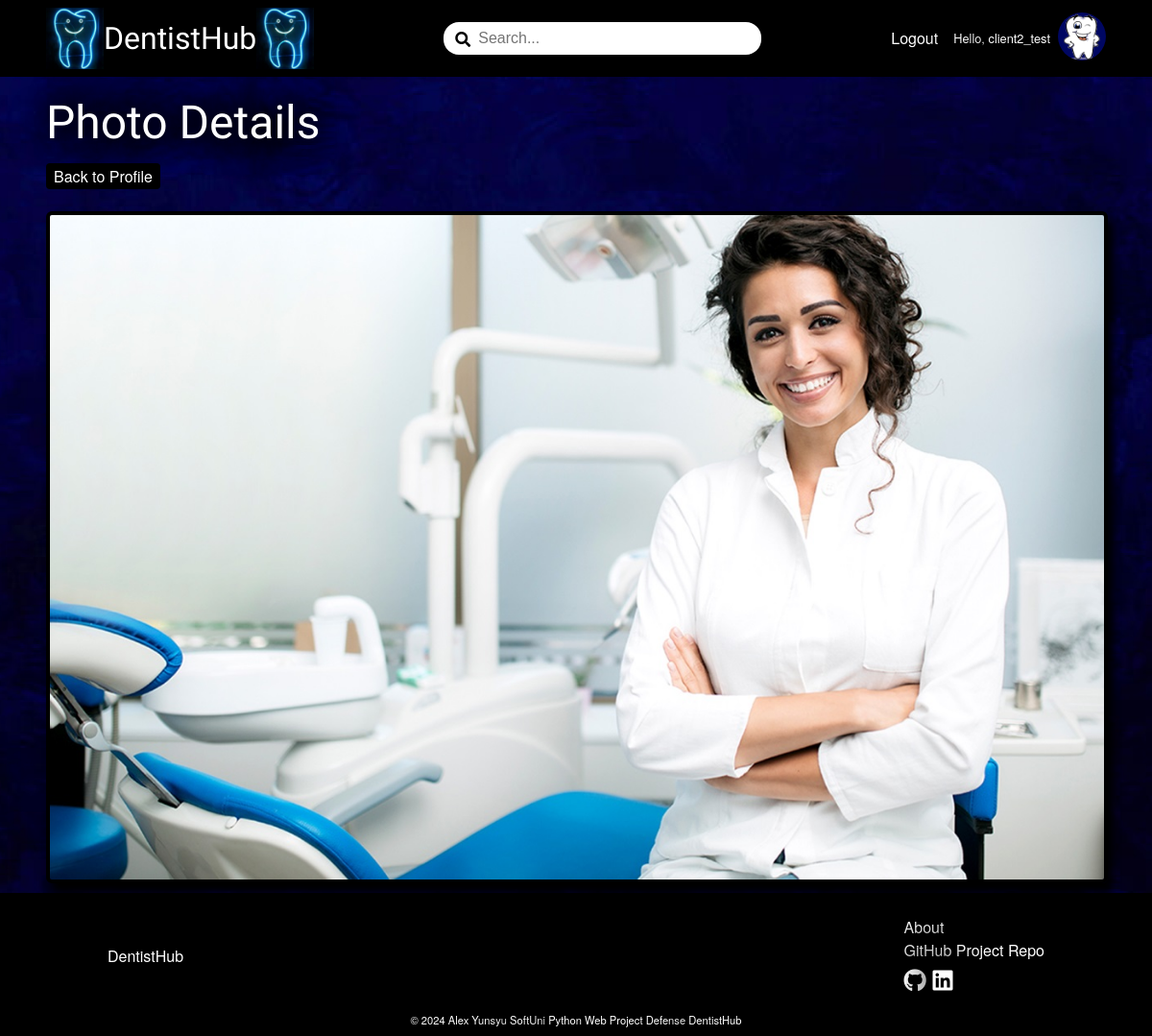
Screenshot of /dentistsoffice/desislava/pictures/3/details/ (signed in) with the database file from the repository.
### DentistBook/account/models.py (models this page shows)
class AppUser(AbstractUser):
    MAX_LENGTH_ROLE = 15
    ROLES = (
        ('Client', 'Client'),
        ('Dentistsoffice', 'Dentist'),
    )
    role = models.CharField(
        max_length=MAX_LENGTH_ROLE,
        choices=ROLES,
        blank=True
    )

### DentistBook/dentistsoffice/models.py (models this page shows, shortened)
class DentistsofficePicture(models.Model):
    class Meta:
        verbose_name_plural = 'Dentists office Pictures'
    dentistsoffice = models.ForeignKey(
        DentistsofficeProfile,
        on_delete=models.CASCADE
    )
    image = models.ImageField(
        upload_to=dentistsoffice_picture_upload_to,
        validators=(validate_dentistsoffice_picture_file_size,)
    )

### DentistBook/dentistsoffice/views.py (the view)
# urls.py: path('<int:pk>/details/', DentistsofficePictureDetailsView.as_view(), name='picture-details'),
class DentistsofficePictureDetailsView(views.DetailView):
    model = DentistsofficePicture
    template_name = 'pictures/picture-details.html'

### DentistBook/common/templatetags/custom_filters.py (called while the page is built)
@register.filter
def get_role(user):
    return user.role if user.is_authenticated else ''

### DentistBook/dentistsoffice/templates/pictures/picture-details.html (shortened to what this page needs)
{% extends 'base.html' %}
{% load static %}
{% block content %}
    <div class="wall-picture-container">
        <div class="main-container">
            <h1>Photo Details</h1>
            <a href="{% url 'dentistsoffice-details' slug=request.user.dentistsofficeprofile.slug %}" class="link-button">Back to Profile</a>
            <br><br>
            <img src="{{ object.image.url }}" alt="picture" class="dentistsoffice-photo-full">
        </div>
    </div>
{% endblock %}

### templates/header.html (shortened to what this page needs)
{% load custom_filters %}
{% load static %}
<div class="home-logo">
    <a href="{% url 'home-page' %}">
        <img src="{% static 'images/dentistsoffice-pole.jpg' %}" alt="dentistsoffice-pole">
        <span>DentistHub</span>
        <img src="{% static 'images/dentistsoffice-pole.jpg' %}" alt="dentistsoffice-pole">
    </a>
</div>
<div class="search-field">
    <span><i class="fas fa-search"></i></span>
    <input type="text" id="search-input" placeholder="Search...">
</div>
<nav class="header-nav-links">
    <ul role="list">
        {% if not request.user.is_authenticated %}
            <li class="nav-item"><a href="{% url 'register-page' %}">Register</a></li>
            <li class="nav-item"><a href="{% url 'login-page' %}">Login</a></li>
        {% else %}
            <li class="nav-item"><a href="{% url 'logout-page' %}">Logout</a></li>
            {% if request.user|get_role == 'Client' %}
                <li class="nav-item nav-profile">
                    <a href="{% url 'client-details' %}">Hello, {{ request.user }}</a>
                    <a href="{% url 'client-details' %}">
                        {% if request.user.clientprofile.profile_picture %}
                            <img src="{{ request.user.clientprofile.profile_picture.url }}" alt="profile-picture-thumbnail" class="profile-picture-thumbnail">
                        {% else %}
                            <img src="{% static 'images/client-default-profile-picture.jpg' %}" alt="default_profile_picture" class="profile-picture-thumbnail">
                        {% endif %}
                    </a>
                </li>
            {% endif %}
        {% endif %}
    </ul>
</nav>

### static/css/styles.css (style rules this page uses)
:root { --button-brown: #370511; }
*, *::before, *::after { box-sizing: border-box; }
body, h1, h2, h3, h4, h5, h6, p, figure, blockquote, dl, dd { margin: 0; }
h1, h2, h3, h4, h5, h6, b, li, p { color: white; text-shadow: -10px -10px 30px rgba(0, 0, 0, 0.9), 10px -10px 30px rgba(0, 0, 0, 0.9), -10px 10px 30px rgba(0, 0, 0, 0.9), 10px 10px 30px rgba(0, 0, 0, 0.9); }
body { color: white; background-image: url('../images/website_photos/background.jpg'); background-size: cover; background-position: center; background-repeat: no-repeat; }
ul[role='list'], ol[role='list'] { list-style: none; padding: 0; margin: 0; }
a { text-decoration: none; color: inherit; }
body { font-family: 'Helvetica Neue', Arial, sans-serif; line-height: 1.5; height: 100% }
main h1 { font-family: Rye, sans-serif; font-size: 3rem; }
header nav ul { display: flex; flex-direction: row; gap: 1rem; align-items: center; }
header a { color: white; }
.home-logo a { display: flex; flex-direction: row; align-items: center; font-size: 2rem; font-family: Rye, sans-serif; font-weight: 500; }
.home-logo img { width: 60px; }
.search-field { position: relative; width: 30%; }
.search-field span { position: absolute; top: 6px; left: 12px; color: black; z-index: 1; }
.search-field input { padding: 0.5rem 2.25rem; width: 100%; border-radius: 16px; border: none; font-size: 1rem; }
ul { list-style: none; }
a { text-decoration: none; }
.link-button { background: black; color: white; padding: 2px 8px; border-radius: 4px; }
.main-container { margin: 0.25rem 3rem; }
.profile-picture-thumbnail { width: 50px; height: 50px; object-fit: cover; overflow: hidden; border-radius: 50%; }
.nav-profile { display: flex; flex-direction: row; align-items: center; font-size: 0.8rem; gap: 8px; }
.dentistsoffice-photo-full { height: 700px; border: 4px solid black; border-radius: 6px; box-shadow: 5px 10px 8px #000000; }
h1, h2, h3, h4, h5, h6 { font-family: 'Helvetica Neue', Arial, sans-serif; font-weight: 500; padding: 0.5rem 0; }
.wall-picture-container { position: relative; width: 100%; min-height: 100vh; overflow: hidden; }

### rows the page displays
AppUser: user "client2_test"
DentistsofficePicture: image (picture)
